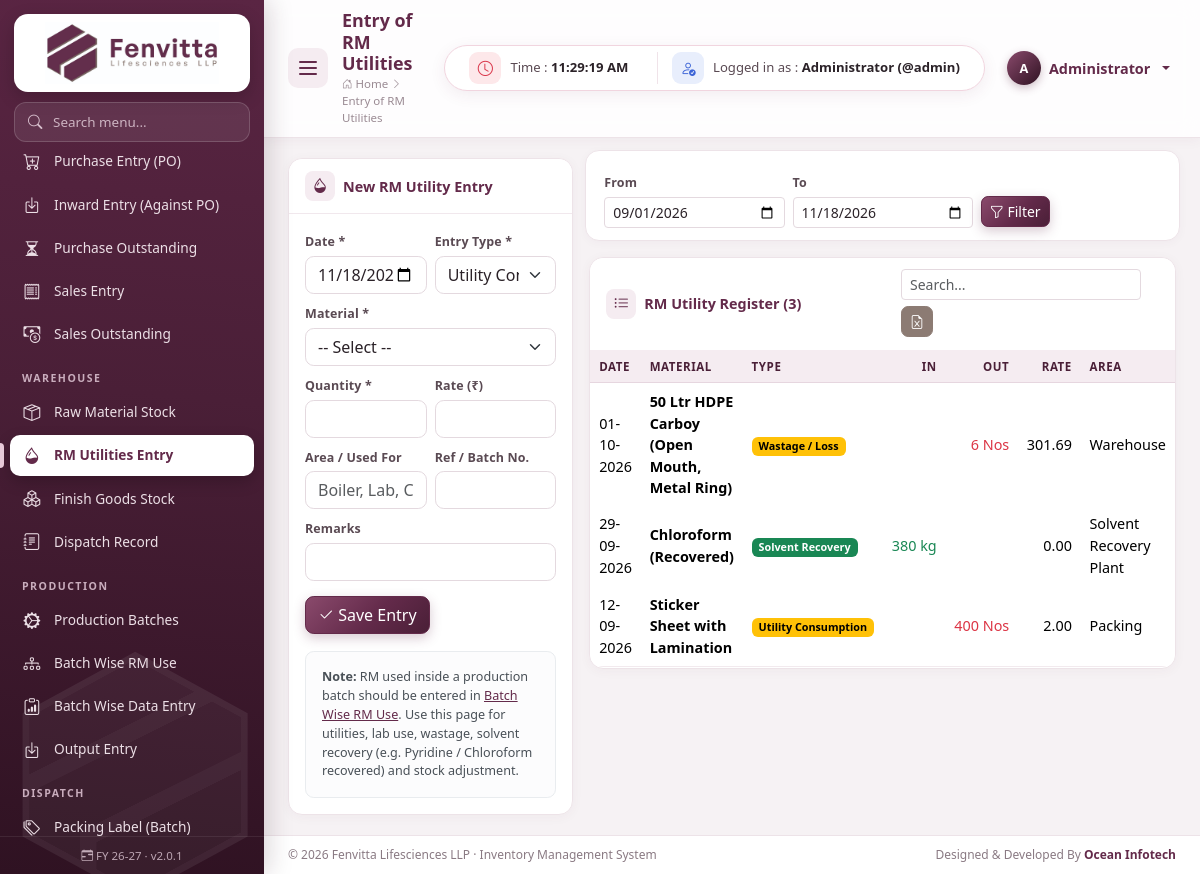
The app's page /modules/rm_utilities/index.php (signed in) with its own data.
### tables this page shows
CREATE TABLE rm_utilities (
  id INT AUTO_INCREMENT PRIMARY KEY,
  entry_date DATE NOT NULL,
  item_id INT NOT NULL,
  entry_type VARCHAR(30) NOT NULL,
  qty DECIMAL(14,3) NOT NULL DEFAULT 0,
  rate DECIMAL(14,2) NOT NULL DEFAULT 0,
  area VARCHAR(100) NULL,
  ref_no VARCHAR(60) NULL,
  remarks VARCHAR(255) NULL,
  created_by INT NULL,
  created_at TIMESTAMP DEFAULT CURRENT_TIMESTAMP,
  INDEX (item_id), INDEX (entry_date)
);

CREATE TABLE items (
  id INT AUTO_INCREMENT PRIMARY KEY,
  item_type ENUM('RM','PM','FG','CONSUMABLE','SERVICE') NOT NULL DEFAULT 'RM',
  code VARCHAR(40) NULL,
  name VARCHAR(150) NOT NULL,
  cas_no VARCHAR(40) NULL,
  grade VARCHAR(60) NULL,
  hsn VARCHAR(20) NULL,
  unit VARCHAR(15) NOT NULL DEFAULT 'kg',
  gst_rate DECIMAL(5,2) NOT NULL DEFAULT 18,
  std_rate DECIMAL(14,2) NOT NULL DEFAULT 0,
  reorder_level DECIMAL(14,3) NOT NULL DEFAULT 0,
  opening_qty DECIMAL(14,3) NOT NULL DEFAULT 0,
  opening_rate DECIMAL(14,2) NOT NULL DEFAULT 0,
  opening_date DATE NULL,
  shelf_life_months INT NOT NULL DEFAULT 0,
  is_active TINYINT(1) NOT NULL DEFAULT 1,
  created_at TIMESTAMP DEFAULT CURRENT_TIMESTAMP,
  INDEX (item_type)
);

### includes/db.php (called while the page is built, shortened)
<?php
$conn = null;
function db()
{
    global $conn;
    if ($conn === null) {
        try {
            $conn = mysqli_connect(DB_HOST, DB_USER, DB_PASS, DB_NAME, DB_PORT);
            mysqli_set_charset($conn, 'utf8mb4');
        } catch (mysqli_sql_exception $e) {
            http_response_code(500);
            die('<h3 style="font-family:sans-serif;color:#632a4a">Database connection failed.</h3>'
                . '<p style="font-family:sans-serif">Check <code>config/config.php</code> and import <code>database/fenvita_inventory.sql</code>.<br><small>'
                . htmlspecialchars($e->getMessage()) . '</small></p>');
        }
    }
    return $conn;
}
function q($sql, $params = [])
{
    $stmt = mysqli_prepare(db(), $sql);
    if ($params) {
        $types = '';
        $values = [];
        foreach ($params as $p) {
            if (is_int($p)) {
                $types .= 'i';
            } elseif (is_float($p)) {
                $types .= 'd';
            } else {
                $types .= 's';
            }
            $values[] = $p;
        }
        mysqli_stmt_bind_param($stmt, $types, ...$values);
    }
    mysqli_stmt_execute($stmt);
    $result = mysqli_stmt_get_result($stmt);
    return $result === false ? true : $result;
}
function rows($sql, $params = [])
{
    $result = q($sql, $params);
    return mysqli_fetch_all($result, MYSQLI_ASSOC);
}
function row($sql, $params = [])
{
    $result = q($sql, $params);
    $r = mysqli_fetch_assoc($result);
    return $r ?: null;
}
function val($sql, $params = [])
{
    $result = q($sql, $params);
    $r = mysqli_fetch_row($result);
    return $r ? $r[0] : null;
}

### modules/rm_utilities/index.php (the view, shortened to what this page needs)
<?php
$entryTypes = [
    'Utility Consumption' => 'OUT',
    'Lab / QC Use' => 'OUT',
    'Wastage / Loss' => 'OUT',
    'Return to Vendor' => 'OUT',
    'Adjustment (-)' => 'OUT',
    'Solvent Recovery' => 'IN',
    'Return from Plant' => 'IN',
    'Adjustment (+)' => 'IN',
];
$from = get('from', date('Y-m-01', strtotime('-2 month')));
$to = get('to', today());
$list = rows('SELECT u.*, i.name item_name, i.unit FROM rm_utilities u JOIN items i ON i.id = u.item_id
              WHERE u.entry_date BETWEEN ? AND ? ORDER BY u.entry_date DESC, u.id DESC', [$from, $to]);
$items = items_for(['RM', 'PM', 'CONSUMABLE']);
include ROOT_PATH . '/includes/header.php';
?>
<div class="row g-3">
    <div class="col-xl-4">
        <div class="card">
            <div class="card-header"><i class="bi bi-droplet-half"></i> New RM Utility Entry</div>
            <div class="card-body">
                <form method="post">
                    <div class="row g-2">
                        <div class="col-6"><label class="form-label">Date *</label><input type="date" name="entry_date" class="form-control" value="<?= today() ?>" required></div>
                        <div class="col-6">
                            <label class="form-label">Entry Type *</label>
                            <select name="entry_type" class="form-select" required>
                                <optgroup label="Stock OUT">
                                    <?php foreach ($entryTypes as $t => $dir) if ($dir === 'OUT') echo '<option>' . e($t) . '</option>'; ?>
                                </optgroup>
                            </select>
                        </div>
                        <div class="col-12">
                            <label class="form-label">Material *</label>
                            <select name="item_id" class="form-select" required data-stock-hint="#stockHint" data-rate-target="#rate"><?= item_options($items, null, true) ?></select>
                        </div>
                        <div class="col-6"><label class="form-label">Quantity *</label><input type="number" step="0.001" name="qty" class="form-control" required></div>
                        <div class="col-6"><label class="form-label">Rate (₹)</label><input type="number" step="0.01" name="rate" id="rate" class="form-control"></div>
                        <div class="col-6"><label class="form-label">Area / Used For</label><input name="area" class="form-control" list="areaList" placeholder="Boiler, Lab, Cleaning...">
                            </div>
                        <div class="col-6"><label class="form-label">Ref / Batch No.</label><input name="ref_no" class="form-control"></div>
                        <div class="col-12"><label class="form-label">Remarks</label><input name="remarks" class="form-control"></div>
                    </div>
                    <button class="btn btn-primary mt-3"><i class="bi bi-check2"></i> Save Entry</button>
                </form>
                <div class="alert alert-light small mt-3 mb-0">
                    <b>Note:</b> RM used inside a production batch should be entered in <a href="<?= url('batch_rm') ?>">Batch Wise RM Use</a>.
                    Use this page for utilities, lab use, wastage, solvent recovery (e.g. Pyridine / Chloroform recovered) and stock adjustment.
                </div>
            </div>
        </div>
    </div>
    <div class="col-xl-8">
        <form class="filter-bar row g-2 align-items-end">
            <div class="col-md-4"><label class="form-label">From</label><input type="date" name="from" class="form-control form-control-sm" value="<?= e($from) ?>"></div>
            <div class="col-md-4"><label class="form-label">To</label><input type="date" name="to" class="form-control form-control-sm" value="<?= e($to) ?>"></div>
            <div class="col-md-4"><button class="btn btn-sm btn-primary"><i class="bi bi-funnel"></i> Filter</button></div>
        </form>
        <div class="card">
            <div class="card-header"><i class="bi bi-list-ul"></i> RM Utility Register (<?= count($list) ?>)
                <div class="actions">
                    <input class="form-control form-control-sm table-search" placeholder="Search..." data-table-search="#tbl">
                    <button class="btn btn-sm btn-accent" data-export="#tbl" data-filename="rm-utilities"><i class="bi bi-file-earmark-excel"></i></button>
                </div>
            </div>
            <div class="table-responsive">
                <table class="table table-sm table-hover" id="tbl">
                    <thead><tr><th>Date</th><th>Material</th><th>Type</th><th class="num">In</th><th class="num">Out</th><th class="num">Rate</th><th>Area</th><th>Ref</th><th>Remarks</th><th class="no-export"></th></tr></thead>
                    <tbody>
                    <?php foreach ($list as $u): $in = ($entryTypes[$u['entry_type']] ?? 'OUT') === 'IN'; ?>
                        <tr>
                            <td><?= dmy($u['entry_date']) ?></td>
                            <td class="fw-semibold"><?= e($u['item_name']) ?></td>
                            <td><span class="badge <?= $in ? 'text-bg-success' : 'text-bg-warning' ?>"><?= e($u['entry_type']) ?></span></td>
                            <td class="num text-success"><?= $in ? qty($u['qty']) . ' ' . e($u['unit']) : '' ?></td>
                            <td class="num text-danger"><?= $in ? '' : qty($u['qty']) . ' ' . e($u['unit']) ?></td>
                            <td class="num"><?= inr($u['rate']) ?></td>
                            <td><?= e($u['area']) ?></td>
                        </tr>
                    <?php endforeach; ?>
                    </tbody>
                </table>
            </div>
        </div>
    </div>
</div>
<?php include ROOT_PATH . '/includes/footer.php'; ?>

### assets/css/style.css (style rules this page uses)
:root { --fv-primary: #632a4a; --fv-primary-dark: #4a1f37; --fv-primary-deep: #2f1222; --fv-primary-soft: #8a4a6c; --fv-primary-light: #f5ecf1; --fv-accent: #8c7b73; --fv-accent-light: #efe9e6; --fv-bg: #f6f2f4; --fv-text: #2b2228; --sidebar-w: 264px; --sidebar-mini-w: 78px; --ease: cubic-bezier(.4, 0, .2, 1); --bs-primary: #632a4a; --bs-primary-rgb: 99, 42, 74; --bs-link-color: #632a4a; --bs-link-color-rgb: 99, 42, 74; --bs-link-hover-color: #4a1f37; --bs-link-hover-color-rgb: 74, 31, 55; --bs-body-font-family: "Segoe UI", Inter, Roboto, "Helvetica Neue", Arial, sans-serif; --bs-body-color: #2b2228; --bs-border-radius: .55rem; }
body { background: var(--fv-bg); font-size: .9rem; }
* { scrollbar-width: thin; scrollbar-color: #cdb7c3 transparent; }
.btn { transition: all .2s var(--ease); font-weight: 500; }
.btn-primary { --bs-btn-bg: var(--fv-primary); --bs-btn-border-color: var(--fv-primary); --bs-btn-hover-bg: var(--fv-primary-dark); --bs-btn-hover-border-color: var(--fv-primary-dark); --bs-btn-active-bg: var(--fv-primary-deep); --bs-btn-active-border-color: var(--fv-primary-deep); --bs-btn-disabled-bg: var(--fv-primary); --bs-btn-disabled-border-color: var(--fv-primary); background-image: linear-gradient(135deg, var(--fv-primary-soft) 0%, var(--fv-primary) 55%, var(--fv-primary-dark) 100%); box-shadow: 0 4px 12px rgba(99, 42, 74, .25); }
.btn-accent { --bs-btn-color: #fff; --bs-btn-bg: var(--fv-accent); --bs-btn-border-color: var(--fv-accent); --bs-btn-hover-color: #fff; --bs-btn-hover-bg: #74655e; --bs-btn-hover-border-color: #74655e; --bs-btn-active-color: #fff; --bs-btn-active-bg: #655750; }
.btn-sm { border-radius: .45rem; }
.form-control, .form-select { border-color: #e4d9df; transition: border-color .2s, box-shadow .2s; }
.form-label { font-weight: 600; font-size: .78rem; color: #5a4a53; margin-bottom: .25rem; letter-spacing: .01em; }
.content > *, .content > .row > [class*="col"] { animation: fadeUp .5s var(--ease) both; }
.content > .row > [class*="col"]:nth-child(2) { animation-delay: .07s; }
.table tbody tr { animation: fadeIn .4s ease both; }
.card { border: 1px solid #ede3e8; border-radius: 14px; box-shadow: 0 2px 12px rgba(99, 42, 74, .045); transition: box-shadow .25s, transform .25s; }
.card-header { background: #fff; border-bottom: 1px solid #f1e8ed; font-weight: 700; color: var(--fv-primary); padding: 12px 16px; border-radius: 14px 14px 0 0 !important; display: flex; align-items: center; gap: 8px; flex-wrap: wrap; }
.card-header > i:first-child { width: 30px; height: 30px; border-radius: 8px; display: inline-grid; place-items: center; background: var(--fv-primary-light); font-size: .95rem; }
.card-header .actions { margin-left: auto; display: flex; gap: 6px; flex-wrap: wrap; align-items: center; }
.table { --bs-table-hover-bg: #fbf5f8; margin-bottom: 0; }
.table thead th { background: var(--fv-primary-light); color: var(--fv-primary-dark); font-size: .72rem; text-transform: uppercase; letter-spacing: .05em; font-weight: 700; white-space: nowrap; border-bottom: 1px solid #e6d6df; vertical-align: middle; }
.table td { vertical-align: middle; border-color: #f2eaee; }
.table-hover tbody tr { transition: background .15s; }
.table-sm td, .table-sm th { padding: .45rem .55rem; }
.table-responsive { border-radius: 0 0 14px 14px; }
.num { text-align: right; white-space: nowrap; font-variant-numeric: tabular-nums; }
.badge { font-weight: 600; padding: .38em .65em; border-radius: 6px; }
.filter-bar { background: #fff; border: 1px solid #ede3e8; border-radius: 14px; padding: 12px 14px; margin-bottom: 16px; box-shadow: 0 2px 10px rgba(99, 42, 74, .035); }
.table-search { max-width: 240px; }

### records on screen
rm_utilities: entry_date "01-10-2026", item.name "50 Ltr HDPE Carboy (Open Mouth, Metal Ring)", entry_type "Wastage / Loss", qty "6", item.unit "Nos", rate "301.69", area "Warehouse"
rm_utilities: entry_date "29-09-2026", item.name "Chloroform (Recovered)", entry_type "Solvent Recovery", qty "380", item.unit "kg", rate "0.00", area "Solvent Recovery Plant"
rm_utilities: entry_date "12-09-2026", item.name "Sticker Sheet with Lamination", entry_type "Utility Consumption", qty "400", item.unit "Nos", rate "2.00", area "Packing"

### other values on screen
$navSub[0] "Purchase Entry (PO)"
$navSub[0] "Inward Entry (Against PO)"
$navSub[0] "Purchase Outstanding"
$navSub[0] "Sales Entry"
$navSub[0] "Sales Outstanding"
$navItem[0] "WAREHOUSE"
$navSub[0] "Raw Material Stock"
$navSub[0] "RM Utilities Entry"
$navSub[0] "Finish Goods Stock"
$navSub[0] "Dispatch Record"
$navItem[0] "PRODUCTION"
$navSub[0] "Production Batches"
$navSub[0] "Batch Wise RM Use"
$navSub[0] "Batch Wise Data Entry"
$navSub[0] "Output Entry"
